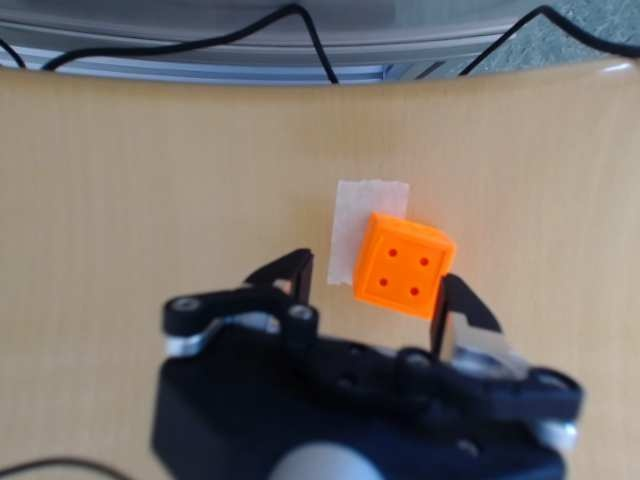
#> input picture cube-inspection-system/app/infrastructure/vision/captures/last_raw.jpg, 640 x 480 px
$ python -i detection.py   (imports and definitions only)
#> lines starting #> are read from the running program, lines starting #| are printed output that depends on the picture; after the words box and inside, x2 and y2 are one past the last pixel; in counts of white or black regions, pixels touching at a corner belong together
import cv2
import numpy as np
from app.infrastructure.vision.image_processing import COLOR_RANGES

# ====================================================================
# PARAMETER
# ====================================================================
MIN_CUBE_AREA = 2000   # px² Mindestflaeche fuer Wuerfel-Kontur
MAX_CUBE_RATIO = 0.5   # Wuerfel max 50% der Bildflaeche
MIN_DOT_CIRC = 0.30    # Mindestrundheit fuer Augen-Konturen
DOT_MARGIN = 0.08      # Augen muessen 8% vom ROI-Rand entfernt sein
DOT_MAX_REL = 0.35     # Auge max 35% der Wuerfelseite
DOT_MIN_REL = 0.04     # Auge mind. 4% der Wuerfelseite
BLACK_BAR_THRESH = 20
BLOCK_SIZE = 51         # Adaptiver Threshold: Nachbarschaftsgroesse
THRESH_C = 10           # Adaptiver Threshold: Empfindlichkeit


# ====================================================================
# HILFSFUNKTIONEN
# ====================================================================

# [193 lines left out: functions _crop_black_bars, _find_cube_bbox, _count_dots, detect_color, draw_detection, detect_cube, not called in this run]

>>> import cv2
>>> picture = cv2.imread('captures/last_raw.jpg')
#> picture is the input picture: shape (480, 640, 3); mean B, G, R 109.7, 115.4, 123.9
>>> result = detect_cube(picture)
#> in _crop_black_bars, `gray = cv2.cvtColor(img, cv2.COLOR_BGR2GRAY) if len(img.shape) == 3 el..`:
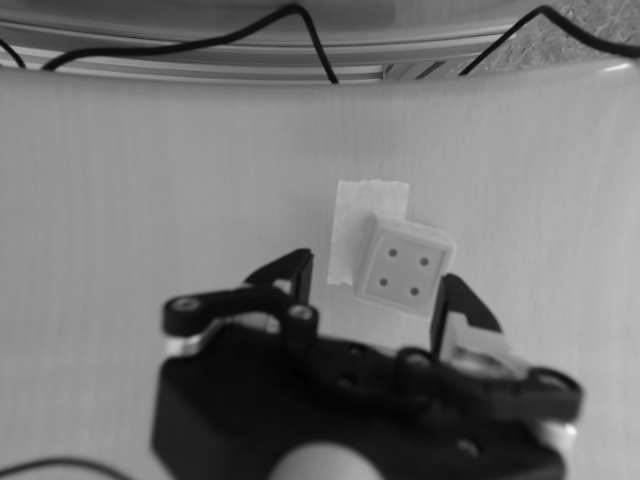
#> gray: shape (480, 640); min 0, max 248, mean 117.3
#> in _crop_black_bars, `means = np.mean(gray, axis=1)`: means = 480 values, max 159 at index 184, min 64.85 at index 388, mean 117.3
#> the loop in detect_cube, `for c in COLOR_RANGES:` made 7 passes
#> pass 1, in detect_cube (call 2), `roi = gray[y + m:y + h - m, x + m:x + w - m]`:
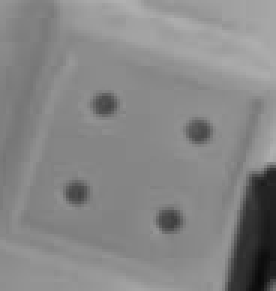
#> roi: shape (97, 92) (shown 3 times larger); min 9, max 177, mean 134
#> pass 1, in _count_dots, `thresh = cv2.adaptiveThreshold( blurred, 255, cv2.ADAPTIVE_THRESH_GAUS..`:
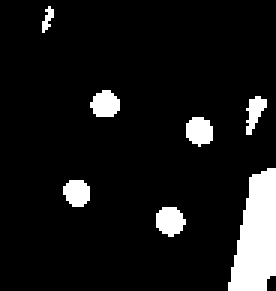
#> thresh: shape (97, 92) (shown 3 times larger); 9.1% white; 7 white regions (1 under 20 px), largest, box (x1, y1, x2, y2) and area: (76, 56, 92, 97) 464, (52, 69, 62, 79) 75, (62, 39, 71, 49) 70, (30, 30, 40, 39) 69, (21, 60, 30, 69) 65, (82, 32, 89, 45) 50
#> after the loop in detect_cube, `for c in COLOR_RANGES:`: best_a = 10914
#> result = {'x': 353, 'y': 213, 'w': 102, 'h': 107, 'dots': 4, 'color': 'orange', 'color_bgr': (39, 113, 187)}
